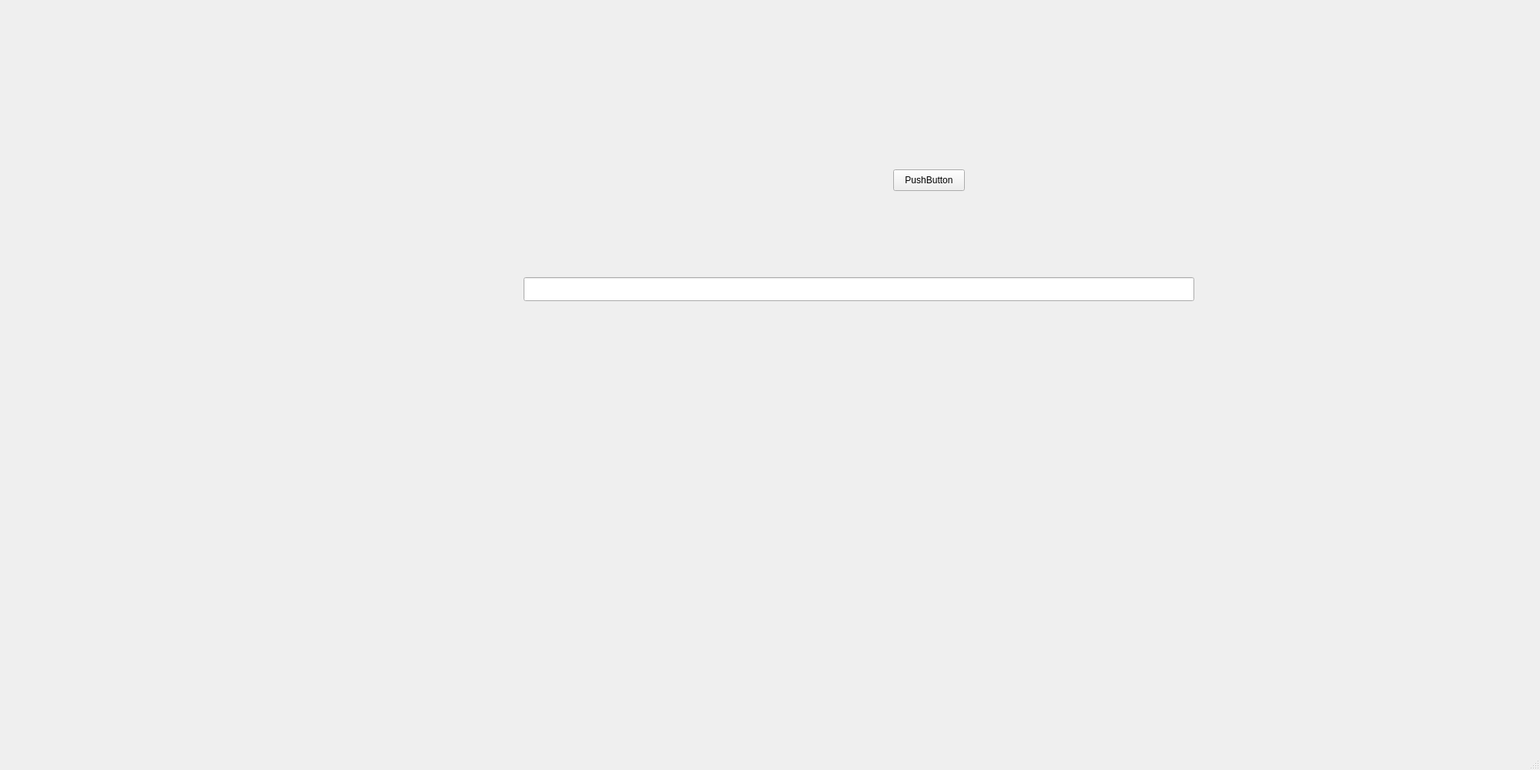
<?xml version="1.0" encoding="UTF-8"?>
<ui version="4.0">
 <class>MainWindow</class>
 <widget class="QMainWindow" name="MainWindow">
  <property name="geometry">
   <rect>
    <x>0</x>
    <y>0</y>
    <width>2000</width>
    <height>1000</height>
   </rect>
  </property>
  <property name="windowTitle">
   <string>MainWindow</string>
  </property>
  <widget class="QWidget" name="centralwidget">
   <widget class="QLabel" name="code">
    <property name="geometry">
     <rect>
      <x>40</x>
      <y>240</y>
      <width>121</width>
      <height>31</height>
     </rect>
    </property>
    <property name="text">
     <string/>
    </property>
   </widget>
   <widget class="QLabel" name="name">
    <property name="geometry">
     <rect>
      <x>280</x>
      <y>215</y>
      <width>111</width>
      <height>41</height>
     </rect>
    </property>
    <property name="text">
     <string/>
    </property>
   </widget>
   <widget class="QLabel" name="discount">
    <property name="geometry">
     <rect>
      <x>490</x>
      <y>220</y>
      <width>111</width>
      <height>41</height>
     </rect>
    </property>
    <property name="text">
     <string/>
    </property>
   </widget>
   <widget class="QLabel" name="price">
    <property name="geometry">
     <rect>
      <x>720</x>
      <y>260</y>
      <width>101</width>
      <height>31</height>
     </rect>
    </property>
    <property name="text">
     <string/>
    </property>
   </widget>
   <widget class="QPushButton" name="place">
    <property name="geometry">
     <rect>
      <x>1160</x>
      <y>220</y>
      <width>93</width>
      <height>28</height>
     </rect>
    </property>
    <property name="text">
     <string>PushButton</string>
    </property>
   </widget>
   <widget class="QLineEdit" name="link">
    <property name="geometry">
     <rect>
      <x>680</x>
      <y>360</y>
      <width>871</width>
      <height>31</height>
     </rect>
    </property>
   </widget>
  </widget>
  <widget class="QMenuBar" name="menubar">
   <property name="geometry">
    <rect>
     <x>0</x>
     <y>0</y>
     <width>2000</width>
     <height>26</height>
    </rect>
   </property>
  </widget>
  <widget class="QStatusBar" name="statusbar"/>
 </widget>
 <resources/>
 <connections/>
</ui>
